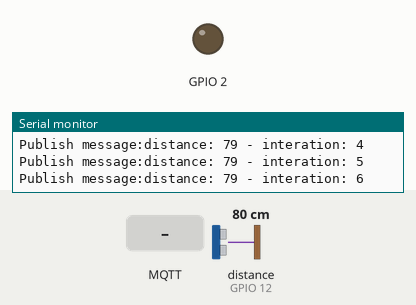
The sketch below on a simulated ESP8266 (NodeMCU). Parts: output pins drawn as LEDs (lit = HIGH), the last lines printed to the serial monitor. Wiring (inferred from the names in the program): ultrasonic range finder: trigger GPIO 14; echo GPIO 12. Inputs (shaded band) come from the test bench; at power-on: distance to the obstacle (sensor on GPIO 12) 80 cm. The echo pulse lasts 58.3 µs per cm; WiFi joins after 1.5 s; servers stay silent unless stated; random numbers use the default seed unless the sketch sets one; no MQTT or app messages arrive unless stated; pins used as bus, display or sensor lines are not drawn.

Above: at 2.7 s.
2.8 s: MQTT message "off" arrives on the first subscribed topic
At 3.9 s:
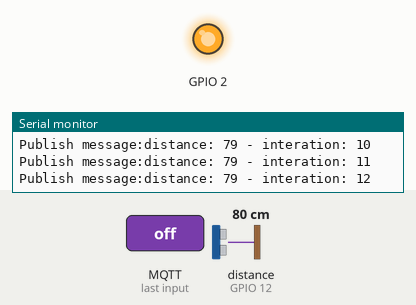
4.3 s: MQTT message "on" arrives on the first subscribed topic
At 5.0 s:
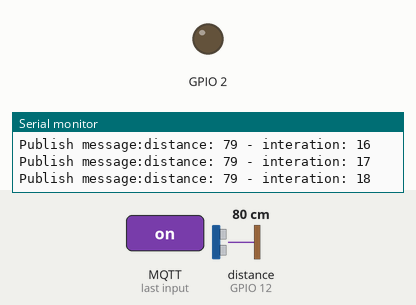
Timing chart, 0 to 7.3 s (numbered marks = the images above; inputs shaded):
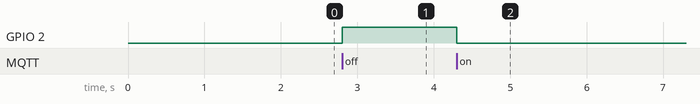

The sketch:

main.ino
```cpp
#include <ESP8266WiFi.h>
#include <PubSubClient.h>
#include <Config.h>

// Initialize WiFi Config
const char* ssid = WIFI_SSID;
const char* password = WIFI_PASSWORD;
WiFiClient espClient;

// Initialize Ultrasonic Sensor Config
const int trigPin = TRIG_PIN;
const int echoPin = ECHO_PIN;

// Initialize MQTT Config
const char* mqttServer = MQTT_SERVER;
const char* mqttUser = MQTT_USER;
const char* mqttPass = MQTT_PASSWORD;
const char* subTopic = SUB_TOPIC;
const char* pubTopic = PUB_TOPIC;
String clientId = CLIENTID_PREFIX;
PubSubClient client(espClient);

// Define used variables
long lastMsgTs = 0;
int iteration = 0;

void setup_wifi() {
    delay(10);

    // We start by connecting to a WiFi network
    Serial.println();
    Serial.print("Connecting to ");
    Serial.println(ssid);

    WiFi.begin(ssid, password);

    // While unconnected to WiFi
    while (WiFi.status() != WL_CONNECTED) {
        delay(500);
        Serial.print(".");
    }

    randomSeed(micros());

    Serial.println("");
    Serial.println("WiFi connected");
    Serial.println("IP address: ");
    Serial.println(WiFi.localIP());
}

void callback(char* topic, byte* payload, unsigned int length) {
    char messageBuffer[length+1];                       // somewhere to put the message
    snprintf(messageBuffer, length+1, "%s", payload);
    Serial.print("Message arrived: [ ");
    Serial.print(messageBuffer);
    Serial.print(" ]\n");

    // Switch on the LED if payload==on
    // and Switch off if payload==off
    if (strcmp( messageBuffer, "on" ) == 0) {
        digitalWrite(LED_BUILTIN, LOW);     // Turn the LED on (Note that LOW is the voltage level
                                            // but actually the LED is on; this is because
                                            // it is acive low on the ESP-01)
    } else if (strcmp( messageBuffer, "off" ) == 0) {
        digitalWrite(LED_BUILTIN, HIGH);  // Turn the LED off by making the voltage HIGH
    }
}

void reconnect() {
    // Loop until we're reconnected
    while (!client.connected()) {
        Serial.print("Attempting MQTT connection...\n");
        // Create a random client ID
        clientId += String(random(0xffff), HEX);
        char firstMsg[100];
        snprintf(firstMsg, 100, "%s - connected ", clientId.c_str());
        // Attempt to connect
        if (client.connect(clientId.c_str(), mqttUser, mqttPass)) {
            Serial.print(firstMsg);
            Serial.print("to server: ");
            Serial.println(mqttServer);
            // Once connected, publish an announcement...
            client.publish(pubTopic, firstMsg);
            // ... and resubscribe
            client.subscribe(subTopic);
        } else {
            Serial.print("failed, rc=");
            Serial.print(client.state());
            Serial.println(" try again in 5 seconds");
            // Wait 5 seconds before retrying
            delay(5000);
        }
    }
}

void setup() {
    pinMode(LED_BUILTIN, OUTPUT);     // Initialize the LED_BUILTIN pin as an output
    Serial.begin(BAUD_RATE);
    setup_wifi();
    client.setServer(mqttServer, 1883);
    client.setCallback(callback);

    pinMode(trigPin, OUTPUT);
    pinMode(echoPin, INPUT);
}

void loop() {
    if (!client.connected()) {
        reconnect();
    }
    client.loop();

    long duration;
    long distance;
    long now = millis();
    if (now - lastMsgTs > 200) {

        digitalWrite(trigPin, LOW);
        delayMicroseconds(2);
        // Sets the trigPin on HIGH state for 10 micro seconds
        digitalWrite(trigPin, HIGH);
        delayMicroseconds(10);
        digitalWrite(trigPin, LOW);

        // Reads the echoPin, returns the sound wave travel time in microseconds
        duration = pulseIn(echoPin, HIGH);
        // Calculate the distance
        distance = duration*0.034/2;

        ++iteration;
        char pubMsg[100];
        snprintf(pubMsg, 100, "distance: %ld - interation: %d", distance, iteration);
        Serial.print("Publish message:");
        Serial.println(pubMsg);
        client.publish(pubTopic, String(distance).c_str());
        client.publish("particles", "fireball");
        lastMsgTs = now;
    }
}
```

Config.h
```cpp
// ESP
#define BAUD_RATE 115200

// WiFi
#define WIFI_SSID "ssid"
#define WIFI_PASSWORD "password"

// MQTT
#define MQTT_SERVER "test.mosquitto.org"
#define MQTT_USER ""
#define MQTT_PASSWORD ""
#define PUB_TOPIC "pubTopic"
#define SUB_TOPIC "subTopic"
#define CLIENTID_PREFIX "ESP8266-"

// Ultrasonic Sensor
#define ECHO_PIN 12
#define TRIG_PIN 14
```

Measured:
- after the input at 2.8 s, GPIO 2: LOW → HIGH at once
- after the input at 4.3 s, GPIO 2: HIGH → LOW at once
